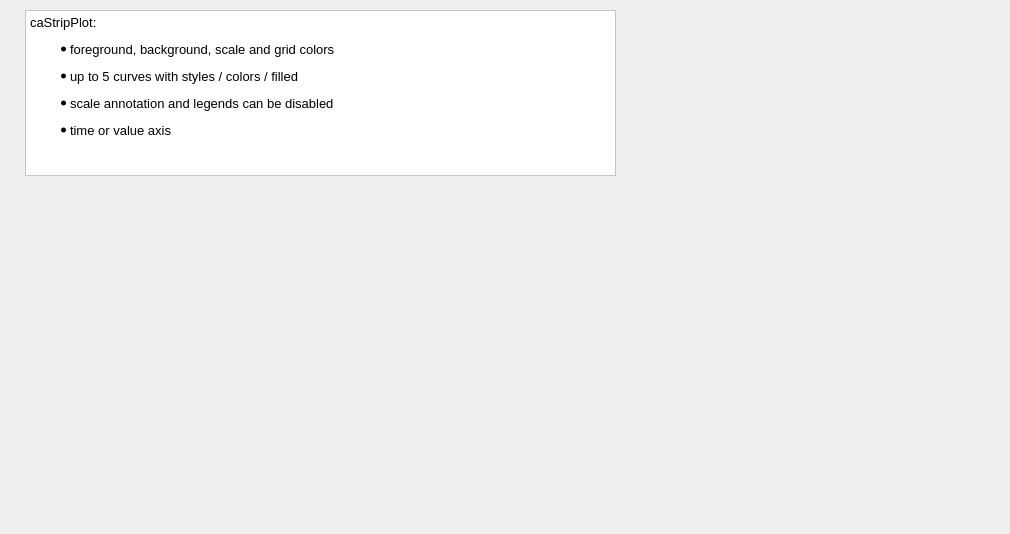
      <widget class="QWidget" name="tab_22">
       <attribute name="title">
        <string>caStripPlot</string>
       </attribute>
       <widget class="caStripPlot" name="caStripPlot_0">
        <property name="geometry">
         <rect>
          <x>255</x>
          <y>210</y>
          <width>746</width>
          <height>315</height>
         </rect>
        </property>
        <property name="sizePolicy">
         <sizepolicy hsizetype="Expanding" vsizetype="Expanding">
          <horstretch>0</horstretch>
          <verstretch>0</verstretch>
         </sizepolicy>
        </property>
        <property name="TitleX">
         <string notr="true">[time]</string>
        </property>
        <property name="channels" stdset="0">
         <string notr="true">QTDM:COUNT:1;QTDM:TEST:AO;mySoft1</string>
        </property>
        <property name="units">
         <enum>caStripPlot::Second</enum>
        </property>
        <property name="period">
         <double>60.000000000000000</double>
        </property>
        <property name="YaxisLimitsMax_1">
         <double>5.000000000000000</double>
        </property>
        <property name="YaxisLimitsMin_1">
         <double>0.000000000000000</double>
        </property>
        <property name="YaxisScalingMax_1" stdset="0">
         <enum>caStripPlot::User</enum>
        </property>
        <property name="YaxisScalingMin_1" stdset="0">
         <enum>caStripPlot::User</enum>
        </property>
        <property name="Style_1">
         <enum>caStripPlot::FillUnder</enum>
        </property>
        <property name="color_1">
         <color>
          <red>170</red>
          <green>255</green>
          <blue>127</blue>
         </color>
        </property>
        <property name="YaxisLimitsMax_2">
         <double>1000.000000000000000</double>
        </property>
        <property name="YaxisLimitsMin_2">
         <double>0.000000000000000</double>
        </property>
        <property name="YaxisScalingMax_2" stdset="0">
         <enum>caStripPlot::User</enum>
        </property>
        <property name="YaxisScalingMin_2" stdset="0">
         <enum>caStripPlot::User</enum>
        </property>
        <property name="color_2">
         <color>
          <red>253</red>
          <green>0</green>
          <blue>0</blue>
         </color>
        </property>
        <property name="YaxisLimitsMax_3">
         <double>500.000000000000000</double>
        </property>
        <property name="YaxisLimitsMin_3">
         <double>0.000000000000000</double>
        </property>
        <property name="YaxisScalingMax_3" stdset="0">
         <enum>caStripPlot::User</enum>
        </property>
        <property name="YaxisScalingMin_3" stdset="0">
         <enum>caStripPlot::User</enum>
        </property>
        <property name="color_3">
         <color>
          <red>26</red>
          <green>115</green>
          <blue>9</blue>
         </color>
        </property>
        <property name="YaxisLimitsMax_4">
         <double>500.000000000000000</double>
        </property>
        <property name="YaxisLimitsMin_4">
         <double>0.000000000000000</double>
        </property>
        <property name="YaxisScalingMax_4" stdset="0">
         <enum>caStripPlot::User</enum>
        </property>
        <property name="YaxisScalingMin_4" stdset="0">
         <enum>caStripPlot::User</enum>
        </property>
        <property name="color_4">
         <color>
          <red>0</red>
          <green>0</green>
          <blue>0</blue>
         </color>
        </property>
        <property name="YaxisLimitsMax_5">
         <double>1.500000000000000</double>
        </property>
        <property name="YaxisLimitsMin_5">
         <double>0.000000000000000</double>
        </property>
        <property name="YaxisScalingMax_5" stdset="0">
         <enum>caStripPlot::User</enum>
        </property>
        <property name="YaxisScalingMin_5" stdset="0">
         <enum>caStripPlot::User</enum>
        </property>
        <property name="color_5">
         <color>
          <red>139</red>
          <green>130</green>
          <blue>57</blue>
         </color>
        </property>
        <property name="foreground">
         <color>
          <red>236</red>
          <green>236</green>
          <blue>236</blue>
         </color>
        </property>
        <property name="background">
         <color>
          <red>236</red>
          <green>236</green>
          <blue>236</blue>
         </color>
        </property>
        <property name="scaleColor">
         <color>
          <red>0</red>
          <green>0</green>
          <blue>0</blue>
         </color>
        </property>
        <property name="XaxisEnabled">
         <bool>true</bool>
        </property>
        <property name="YaxisEnabled">
         <bool>true</bool>
        </property>
       </widget>
       <widget class="QTextEdit" name="textEdit_19">
        <property name="geometry">
         <rect>
          <x>25</x>
          <y>10</y>
          <width>591</width>
          <height>166</height>
         </rect>
        </property>
        <property name="styleSheet">
         <string notr="true">
QWidget {background: white;} </string>
        </property>
        <property name="html">
         <string>&lt;!DOCTYPE HTML PUBLIC &quot;-//W3C//DTD HTML 4.0//EN&quot; &quot;http://www.w3.org/TR/REC-html40/strict.dtd&quot;&gt;
&lt;html&gt;&lt;head&gt;&lt;meta name=&quot;qrichtext&quot; content=&quot;1&quot; /&gt;&lt;style type=&quot;text/css&quot;&gt;
p, li { white-space: pre-wrap; }
&lt;/style&gt;&lt;/head&gt;&lt;body style=&quot; font-family:'Sans Serif'; font-size:9pt; font-weight:400; font-style:normal;&quot;&gt;
&lt;p style=&quot; margin-top:0px; margin-bottom:0px; margin-left:0px; margin-right:0px; -qt-block-indent:0; text-indent:0px;&quot;&gt;&lt;span style=&quot; font-size:10pt;&quot;&gt;caStripPlot: &lt;/span&gt;&lt;/p&gt;
&lt;ul style=&quot;margin-top: 0px; margin-bottom: 0px; margin-left: 0px; margin-right: 0px; -qt-list-indent: 1;&quot;&gt;&lt;li style=&quot; font-size:10pt;&quot; style=&quot; margin-top:12px; margin-bottom:0px; margin-left:0px; margin-right:0px; -qt-block-indent:0; text-indent:0px;&quot;&gt;foreground, background, scale and grid colors&lt;/li&gt;&lt;/ul&gt;
&lt;ul style=&quot;margin-top: 0px; margin-bottom: 0px; margin-left: 0px; margin-right: 0px; -qt-list-indent: 1;&quot;&gt;&lt;li style=&quot; font-size:10pt;&quot; style=&quot; margin-top:12px; margin-bottom:0px; margin-left:0px; margin-right:0px; -qt-block-indent:0; text-indent:0px;&quot;&gt;up to 5 curves with styles / colors / filled&lt;/li&gt;
&lt;li style=&quot; font-size:10pt;&quot; style=&quot; margin-top:12px; margin-bottom:0px; margin-left:0px; margin-right:0px; -qt-block-indent:0; text-indent:0px;&quot;&gt;scale annotation and legends can be disabled&lt;/li&gt;
&lt;li style=&quot; font-size:10pt;&quot; style=&quot; margin-top:12px; margin-bottom:0px; margin-left:0px; margin-right:0px; -qt-block-indent:0; text-indent:0px;&quot;&gt;time or value axis&lt;/li&gt;&lt;/ul&gt;
&lt;p style=&quot;-qt-paragraph-type:empty; margin-top:12px; margin-bottom:0px; margin-left:0px; margin-right:0px; -qt-block-indent:0; text-indent:0px; font-size:10pt;&quot;&gt;&lt;br /&gt;&lt;/p&gt;&lt;/body&gt;&lt;/html&gt;</string>
        </property>
       </widget>
       <widget class="caNumeric" name="canumeric_3">
        <property name="geometry">
         <rect>
          <x>755</x>
          <y>50</y>
          <width>96</width>
          <height>50</height>
         </rect>
        </property>
        <property name="integerDigits" stdset="0">
         <number>3</number>
        </property>
        <property name="decimalDigits" stdset="0">
         <number>0</number>
        </property>
        <property name="channel" stdset="0">
         <string notr="true">mySoft1</string>
        </property>
        <property name="fixedFormat">
         <bool>true</bool>
        </property>
       </widget>
       <widget class="caNumeric" name="caNumeric_9">
        <property name="geometry">
         <rect>
          <x>755</x>
          <y>115</y>
          <width>96</width>
          <height>71</height>
         </rect>
        </property>
        <property name="autoFillBackground">
         <bool>false</bool>
        </property>
        <property name="integerDigits" stdset="0">
         <number>3</number>
        </property>
        <property name="decimalDigits" stdset="0">
         <number>0</number>
        </property>
        <property name="digitsFontScaleEnabled">
         <bool>true</bool>
        </property>
        <property name="channel" stdset="0">
         <string>QTDM:TEST:AO</string>
        </property>
        <property name="background">
         <color>
          <red>255</red>
          <green>85</green>
          <blue>0</blue>
         </color>
        </property>
        <property name="precisionMode">
         <enum>caNumeric::Channel</enum>
        </property>
        <property name="fixedFormat">
         <bool>true</bool>
        </property>
        <property name="limitsMode">
         <enum>caNumeric::User</enum>
        </property>
        <property name="maxValue">
         <double>1000.000000000000000</double>
        </property>
        <property name="minValue">
         <double>-1000.000000000000000</double>
        </property>
       </widget>
      </widget>
